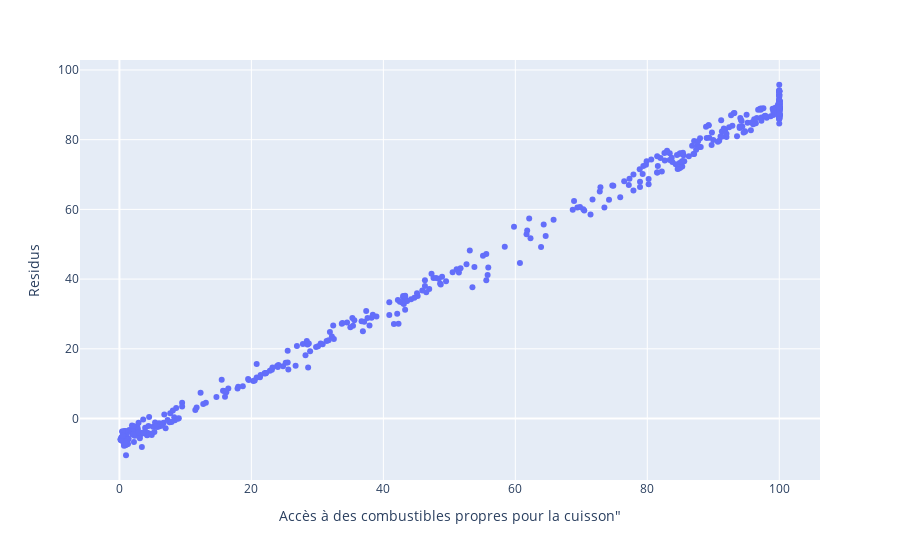

The notebook cell saved with this chart:
### Code cell
fig=px.scatter(x=X_test["Accès à des combustibles propres pour la cuisson"],y=X_test["Accès à des combustibles propres pour la cuisson"]-log_y_test,labels={'x': 'Accès à des combustibles propres pour la cuisson"' , 'y': 'Residus'})
fig.show()

### Figure 1 — Plotly figure (JSON) as saved in the notebook; plotly's stock layout.template omitted (floating-point values rounded to 4 significant figures; data arrays with more than 128 entries replaced by an {"elided": "..."} marker saying what was removed)
{"data": [{"hovertemplate": "Accès à des combustibles propres pour la cuisson\"=%{x}<br>Residus=%{y}<extra></extra>", "legendgroup": "", "marker": {"color": "#636efa", "symbol": "circle"}, "mode": "markers", "name": "", "orientation": "v", "showlegend": false, "type": "scatter", "x": {"elided": "554 float values"}, "xaxis": "x", "y": {"elided": "554 float values"}, "yaxis": "y"}], "layout": {"legend": {"tracegroupgap": 0}, "margin": {"t": 60}, "xaxis": {"anchor": "y", "domain": [0, 1], "title": {"text": "Accès à des combustibles propres pour la cuisson\""}}, "yaxis": {"anchor": "x", "domain": [0, 1], "title": {"text": "Residus"}}}}
